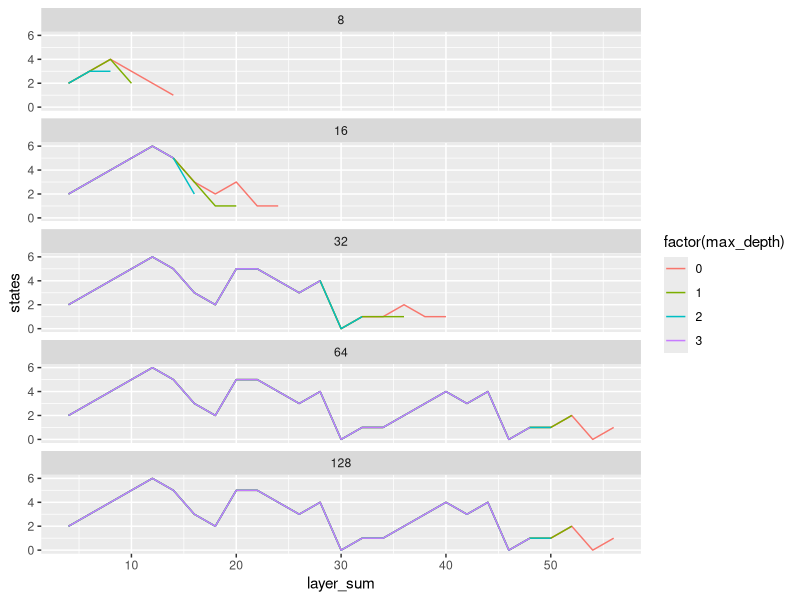
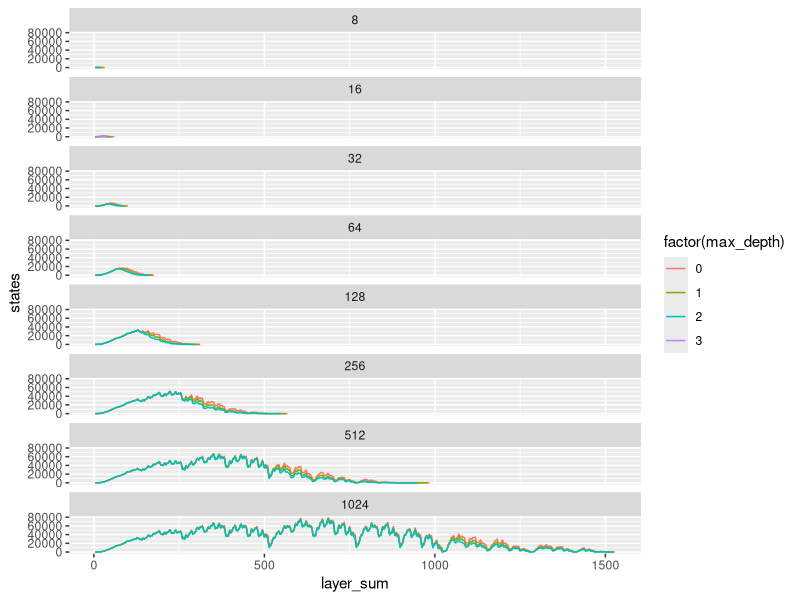
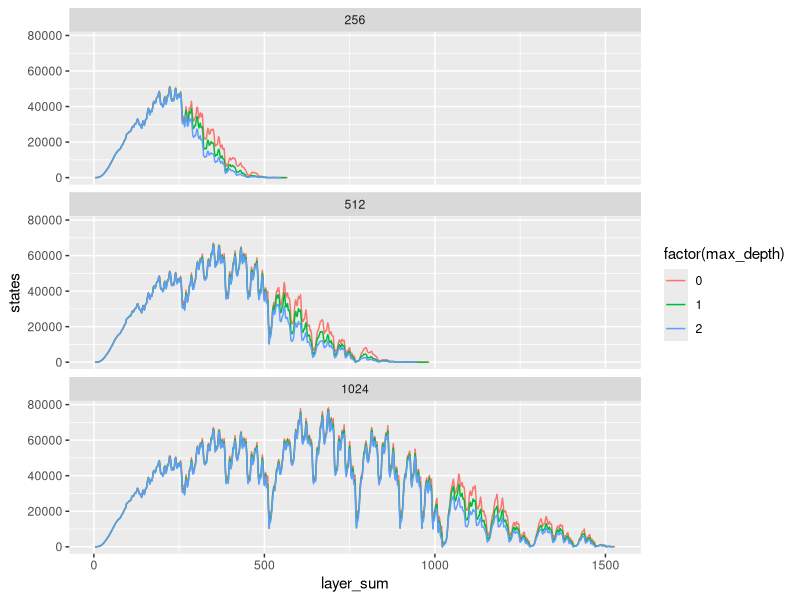
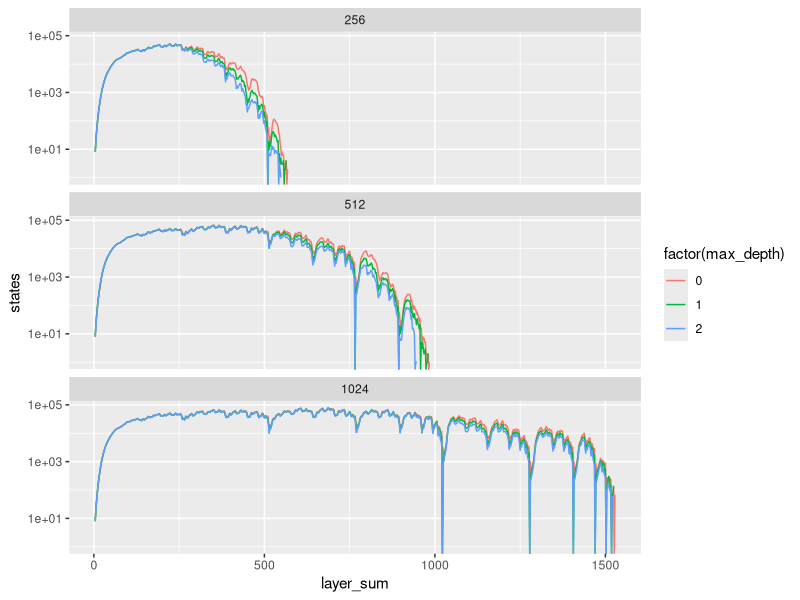
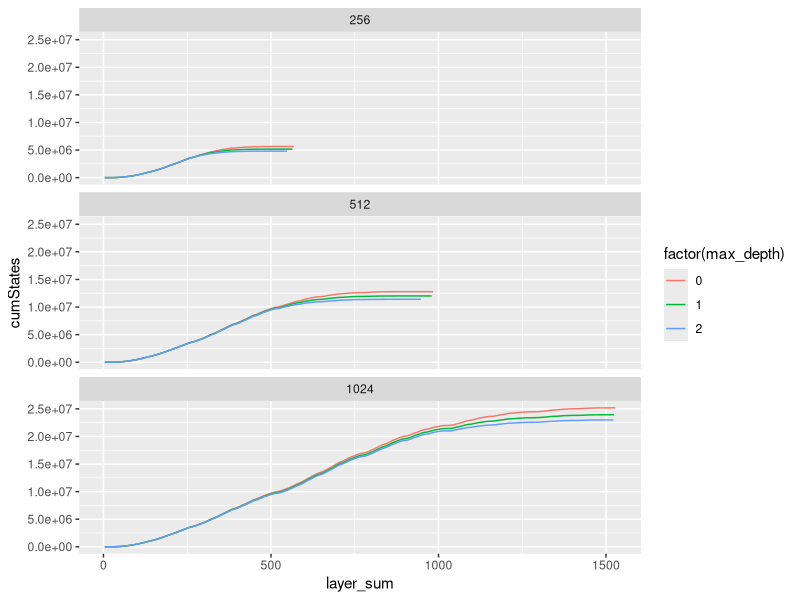
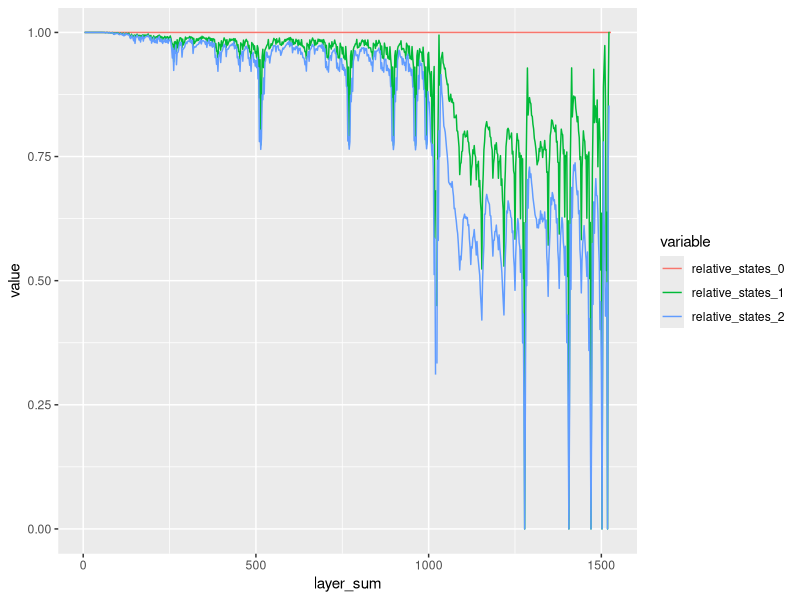
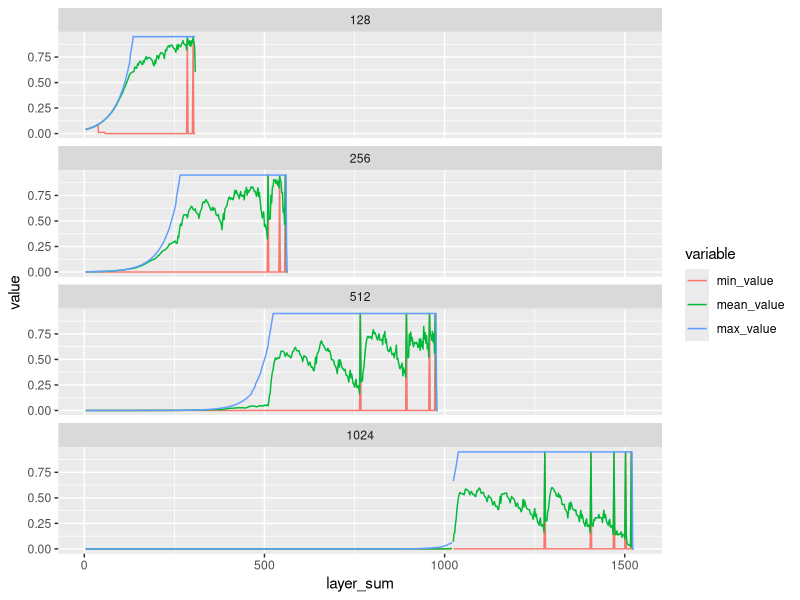
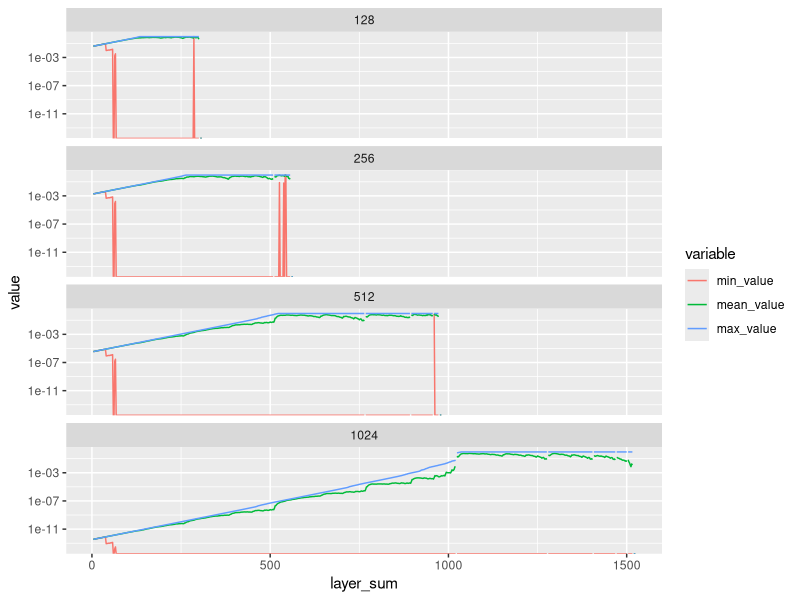

These charts were generated, in order, by the following R code:
## ---- chunk 1
knitr::opts_chunk$set(echo = TRUE)
library(ggplot2)
library(reshape2)
## ---- chunk 2
layerStats <- transform(
  read.csv('layer_stats.csv'),
  max_tile = 2 ^ max_exponent)
## ---- chunk 3
ggplot(
  subset(layerStats, board_size == 2),
  aes(x = layer_sum, y = states)) +
  geom_line(aes(color = factor(max_depth))) +
  facet_wrap(~ max_tile, ncol = 1)
## ---- chunk 4
ggplot(
  subset(layerStats, board_size == 3),
  aes(x = layer_sum, y = states)) +
  geom_line(aes(color = factor(max_depth))) +
  facet_wrap(~ max_tile, ncol = 1)
## ---- chunk 5
ggplot(
  subset(layerStats, board_size == 3 & max_tile >= 256),
  aes(x = layer_sum, y = states)) +
  geom_line(aes(color = factor(max_depth))) +
  facet_wrap(~ max_tile, ncol = 1)
## ---- chunk 6
ggplot(
  subset(layerStats, board_size == 3 & max_tile >= 256),
  aes(x = layer_sum, y = states)) +
  geom_line(aes(color = factor(max_depth))) +
  scale_y_log10() +
  facet_wrap(~ max_tile, ncol = 1)
## ---- chunk 7
ggplot(
  transform(
    subset(layerStats, board_size == 3 & max_tile >= 256),
    cumStates = ave(states, paste(max_tile, max_depth), FUN = cumsum)),
  aes(x = layer_sum, y = cumStates)) +
  geom_line(aes(color = factor(max_depth))) +
  facet_wrap(~ max_tile, ncol = 1)
## ---- chunk 8
local({
  d <- aggregate(
    states ~ max_depth,
    subset(layerStats, board_size == 3 & max_tile == 1024),
    sum)
  transform(
    d,
    savings = (max(d$states) - states) / max(d$states))
})
## ---- chunk 9
local({
  d <- aggregate(
    states ~ max_depth,
    subset(layerStats, board_size == 3 & max_tile == 1024 & layer_sum >= 1024),
    sum)
  transform(d, savings = (max(d$states) - states) / max(d$states))
})
## ---- chunk 10
local({
  d <- aggregate(
    states ~ max_depth,
    subset(layerStats, board_size == 3 & max_tile == 1024 & layer_sum < 1024),
    sum)
  transform(d, savings = (max(d$states) - states) / max(d$states))
})
## ---- chunk 11
local({
  idvar <- c('board_size', 'max_tile', 'layer_sum')
  d <- subset(
    layerStats,
    select = c(idvar, 'max_depth', 'states')
  )
  r <- reshape(
    d, 
    v.names='states',
    timevar='max_depth',
    idvar=idvar,
    direction='wide')
  r <- transform(
    r,
    relative_states_0 = 1,
    relative_states_1 = states.1 / states.0,
    relative_states_2 = states.2 / states.0,
    states.0 = NULL,
    states.1 = NULL,
    states.2 = NULL,
    states.3 = NULL)
  
  m <- melt(r, measure.vars=c(paste0('relative_states_', 0:2)))
  
  ggplot(
    subset(m, board_size == 3 & max_tile == 1024),
    aes(x = layer_sum, y = value)) +
    geom_line(aes(color = variable))
})
## ---- chunk 12
local({
  m <- melt(
    subset(
      layerStats,
      board_size == 3 & max_depth == 0 & discount == 0.95 & max_tile >= 128,
      select=c(board_size, max_tile, layer_sum,
               min_value, mean_value, max_value)),
    id.vars = c('board_size', 'max_tile', 'layer_sum'))
  ggplot(m, aes(x = layer_sum, y = value)) +
    geom_line(aes(color = variable)) +
    facet_wrap(~ max_tile, ncol = 1)
})
## ---- chunk 13
local({
  m <- melt(
    subset(
      layerStats,
      board_size == 3 & max_depth == 1 & discount == 0.95 & max_tile >= 128,
      select=c(board_size, max_tile, layer_sum,
               min_value, mean_value, max_value)),
    id.vars = c('board_size', 'max_tile', 'layer_sum'))
  ggplot(m, aes(x = layer_sum, y = value)) +
    geom_line(aes(color = variable)) +
    scale_y_log10() +
    facet_wrap(~ max_tile, ncol = 1)
})
